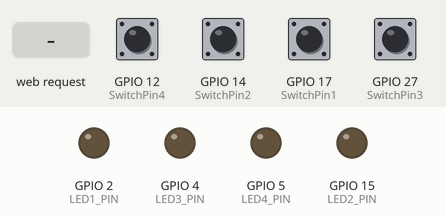
Bench run of a sketch on a simulated ESP32. Shown: output pins drawn as LEDs (lit = HIGH). The inputs (shaded band) are chosen by the test bench; at power-on: GPIO 12 (SwitchPin4), GPIO 14 (SwitchPin2), GPIO 17 (SwitchPin1), GPIO 27 (SwitchPin3) HIGH. WiFi joins after 1.5 s; servers stay silent unless stated; what the sketch prints to the serial monitor is not drawn.

Above: at 2.7 s.
2.8 s: GPIO 12 (SwitchPin4) pulled LOW for 0.15 s
At 2.9 s:
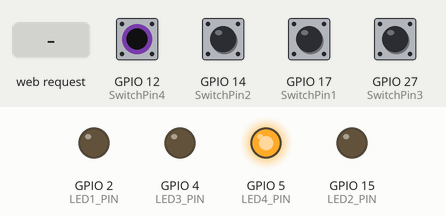
4.4 s: GPIO 14 (SwitchPin2) pulled LOW for 0.15 s
At 4.5 s:
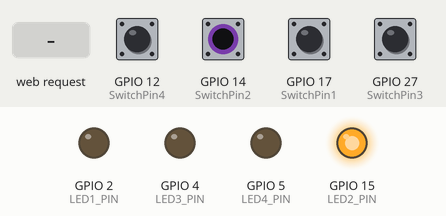
6.0 s: GPIO 17 (SwitchPin1) pulled LOW for 0.15 s
At 6.1 s:
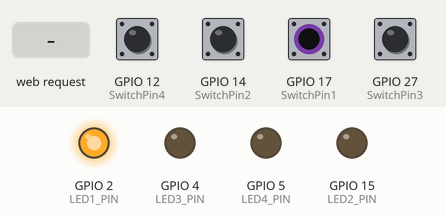
7.6 s: GPIO 27 (SwitchPin3) pulled LOW for 0.15 s
At 7.7 s:
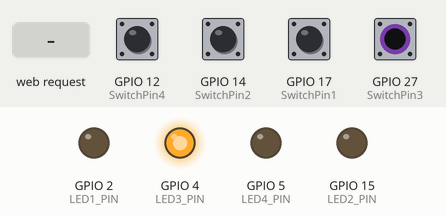
9.2 s: HTTP request GET /updateLEDStatuses?plain=1 received
10.7 s: GPIO 12 (SwitchPin4) driven LOW and GPIO 14 (SwitchPin2) driven LOW and GPIO 17 (SwitchPin1) driven LOW and GPIO 27 (SwitchPin3) driven LOW
At 11.9 s:
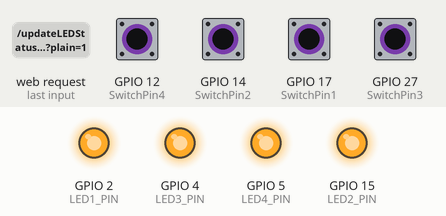
Timing chart, 0 to 13.6 s (numbered marks = the images above; inputs shaded):
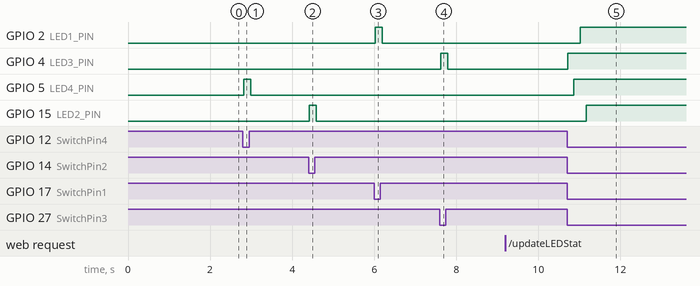

Measured:
- after the input at 2.8 s, GPIO 5 (LED4_PIN): LOW → HIGH at once, → LOW 0.17 s later
- after the input at 4.4 s, GPIO 15 (LED2_PIN): LOW → HIGH at once, → LOW 0.17 s later
- after the input at 6.0 s, GPIO 2 (LED1_PIN): LOW → HIGH at once, → LOW 0.17 s later
- after the input at 7.6 s, GPIO 4 (LED3_PIN): LOW → HIGH at once, → LOW 0.17 s later
- after the input at 9.2 s, every drawn part: stays the same
- after the input at 10.7 s, GPIO 2 (LED1_PIN): LOW → HIGH after 0.32 s; GPIO 4 (LED3_PIN): LOW → HIGH at once; GPIO 5 (LED4_PIN): LOW → HIGH after 0.17 s; GPIO 15 (LED2_PIN): LOW → HIGH after 0.47 s

The sketch:

code.ino
```cpp
#include <WiFi.h>
#include <WebServer.h>
#include <ArduinoJson.h>
#include <Bounce2.h>
#include <FirebaseESP32.h>

const char* ssid = "YaranaFiber";
const char* password = "12112001";
#define FIREBASE_HOST "yarana-smart-home-default-rtdb.firebaseio.com"
#define FIREBASE_AUTH "AIzaSyASlxbE-mAJpeIf4Lv3BRCYQjCZ-zH5H-Y"

WebServer server(80);

// Define LED pins
const int LED1_PIN = 2;
const int LED2_PIN = 15;
const int LED3_PIN = 4;
const int LED4_PIN = 5;

// Define switch pins
#define SwitchPin1 17
#define SwitchPin2 14
#define SwitchPin3 27
#define SwitchPin4 12

FirebaseData firebaseData;
FirebaseAuth auth;
FirebaseConfig config;

// HTML code stored in PROGMEM
const char index_html[] PROGMEM = R"rawliteral(
<!DOCTYPE html>
<html>
<head>
  <title>Firebase Real-time Data Listener</title>
  <!-- Use compat version to avoid modular issues -->
  <script src="https://www.gstatic.com/firebasejs/9.8.1/firebase-app-compat.js"></script>
  <script src="https://www.gstatic.com/firebasejs/9.8.1/firebase-database-compat.js"></script>
</head>
<body>
  <h1>Firebase Real-time Data Listener</h1>
  <div id="statusLED1">LED1 status: </div>
  <div id="statusLED2">LED2 status: </div>
  <div id="statusLED3">LED3 status: </div>
  <div id="statusLED4">LED4 status: </div>

 <script>
const firebaseConfig = {
  apiKey: "YOUR_API_KEY",
  authDomain: "YOUR_ PROJECT_NAME.firebaseapp.com",
  projectId: "YOUR_PROJECT_NAME",
  storageBucket: "YOUR_PROJECT_NAME.appspot.com",
  messagingSenderId: "YOUR_MESSAGING_SENDER_ID",
  appId: "1:YOUR_APP_ID:web:RANDOM_STRING",
  measurementId: "G-YOUR_MEASUREMENT_ID",
  databaseURL: "https://YOUR_PROJECT_NAME-default-rtdb.firebaseio.com"
};
   firebase.initializeApp(firebaseConfig)

  const database = firebase.database()

  function handleSnapshot(snapshot) {
    const data = snapshot.val();
    const led1Status = data.LED1;
    const led2Status = data.LED2;
    const led3Status = data.LED3;
    const led4Status = data.LED4;

    updateLEDStatus("statusLED1", "LED1", led1Status);
    updateLEDStatus("statusLED2", "LED2", led2Status);
    updateLEDStatus("statusLED3", "LED3", led3Status);
    updateLEDStatus("statusLED4", "LED4", led4Status);

    // Send LED statuses to ESP32
    fetch('/updateLEDStatuses', {
      method: 'POST',
      headers: {
        'Content-Type': 'application/json'
      },
      body: JSON.stringify({
        led1Status: led1Status,
        led2Status: led2Status,
        led3Status: led3Status,
        led4Status: led4Status
      })
    })
    .then(response => response.text())
    .then(data => console.log('Response from ESP32:', data))
    .catch(error => console.error('Error:', error));
  }

  function updateLEDStatus(elementId, ledName, status) {
    var statusText = document.getElementById(elementId);
    statusText.textContent = ledName + " is " + (status ? "ON" : "OFF");
  }

  database.ref().on('value', handleSnapshot);
</script>

</body>
</html>
)rawliteral";

void handleRoot() {
  server.send(200, "text/html", index_html);
}

// Function to update LED state in Firebase
void updateLED(const char* tag, bool state) {
  int value = state ? 1 : 0;  // Convert state to 1 (ON) or 0 (OFF)
  if (!Firebase.setInt(firebaseData, tag, value)) {
    Serial.print("Error sending data to Firebase: ");
    Serial.println(firebaseData.errorReason());
  }
}

Bounce debouncer1 = Bounce(); // Debouncer objects for each button
Bounce debouncer2 = Bounce();
Bounce debouncer3 = Bounce();
Bounce debouncer4 = Bounce();

void handleButtonEvent(Bounce* button, int ledPin, const char* firebaseTag, bool& ledState) {
  if (button->fell() || button->rose()) {
    ledState = !ledState;  // Toggle LED state
    digitalWrite(ledPin, ledState ? HIGH : LOW); // Update the physical LED
    updateLED(firebaseTag, ledState); // Update Firebase with new state
  }
}

// Endpoint to receive LED statuses from HTML/JavaScript
void handleUpdateLEDStatuses() {
  if (server.hasArg("plain")) {
    String body = server.arg("plain");

    // Deserialize JSON data
    DynamicJsonDocument doc(200);
    DeserializationError error = deserializeJson(doc, body);

    if (!error) {
      int led1Status = doc["led1Status"];
      int led2Status = doc["led2Status"];
      int led3Status = doc["led3Status"];
      int led4Status = doc["led4Status"];

      // Update LED statuses based on received values
      digitalWrite(LED1_PIN, led1Status ? HIGH : LOW);
      digitalWrite(LED2_PIN, led2Status ? HIGH : LOW);
      digitalWrite(LED3_PIN, led3Status ? HIGH : LOW);
      digitalWrite(LED4_PIN, led4Status ? HIGH : LOW);

      // Print LED statuses to Serial Monitor
      Serial.print("LED1 status: ");
      Serial.println(led1Status);
      Serial.print("LED2 status: ");
      Serial.println(led2Status);
      Serial.print("LED3 status: ");
      Serial.println(led3Status);
      Serial.print("LED4 status: ");
      Serial.println(led4Status);

      server.send(200, "text/plain", "LED statuses received successfully");
    } else {
      server.send(400, "text/plain", "Error parsing JSON data");
    }
  } else {
    server.send(400, "text/plain", "No JSON data received");
  }
}

void setup() {
  Serial.begin(115200);
  WiFi.begin(ssid, password);
  Serial.print("Connecting to ");
  Serial.print(ssid);

  unsigned long startAttemptTime = millis();

  while (WiFi.status() != WL_CONNECTED && millis() - startAttemptTime < 10000) {
    delay(500);
    Serial.print(".");
  }

  if (WiFi.status() == WL_CONNECTED) {
    Serial.println();
    Serial.print("Connected to ");
    Serial.println(ssid);
    Serial.print("IP Address: ");
    Serial.println(WiFi.localIP());
    Serial.println("Hello Abhishek");

    // Register endpoints
    server.on("/", handleRoot);
    server.on("/updateLEDStatuses", handleUpdateLEDStatuses);

    // Initialize LED pins
    pinMode(LED1_PIN, OUTPUT);
    pinMode(LED2_PIN, OUTPUT);
    pinMode(LED3_PIN, OUTPUT);
    pinMode(LED4_PIN, OUTPUT);

    pinMode(SwitchPin1, INPUT_PULLUP); // Setting pins as input with pull-up resistors
    pinMode(SwitchPin2, INPUT_PULLUP);
    pinMode(SwitchPin3, INPUT_PULLUP);
    pinMode(SwitchPin4, INPUT_PULLUP);

    // Set up debouncers for each button
    debouncer1.attach(SwitchPin1);
    debouncer1.interval(20); // Interval in milliseconds
    debouncer2.attach(SwitchPin2);
    debouncer2.interval(20);
    debouncer3.attach(SwitchPin3);
    debouncer3.interval(20);
    debouncer4.attach(SwitchPin4);
    debouncer4.interval(20);

    config.host = FIREBASE_HOST;
    config.signer.tokens.legacy_token = FIREBASE_AUTH;
    Firebase.begin(&config, &auth);
    Firebase.reconnectWiFi(true);
    server.begin();
  } else {
    Serial.println();
    Serial.println("Failed to connect to WiFi");
  }
}

void loop() {
  debouncer1.update();
  debouncer2.update();
  debouncer3.update();
  debouncer4.update();

  static bool led1State = LOW;
  static bool led2State = LOW;
  static bool led3State = LOW;
  static bool led4State = LOW;

  // Handle button events
  handleButtonEvent(&debouncer1, LED1_PIN, "LED1", led1State);
  handleButtonEvent(&debouncer2, LED2_PIN, "LED2", led2State);
  handleButtonEvent(&debouncer3, LED3_PIN, "LED3", led3State);
  handleButtonEvent(&debouncer4, LED4_PIN, "LED4", led4State);

  // Handle web server requests
  server.handleClient();
}
```
